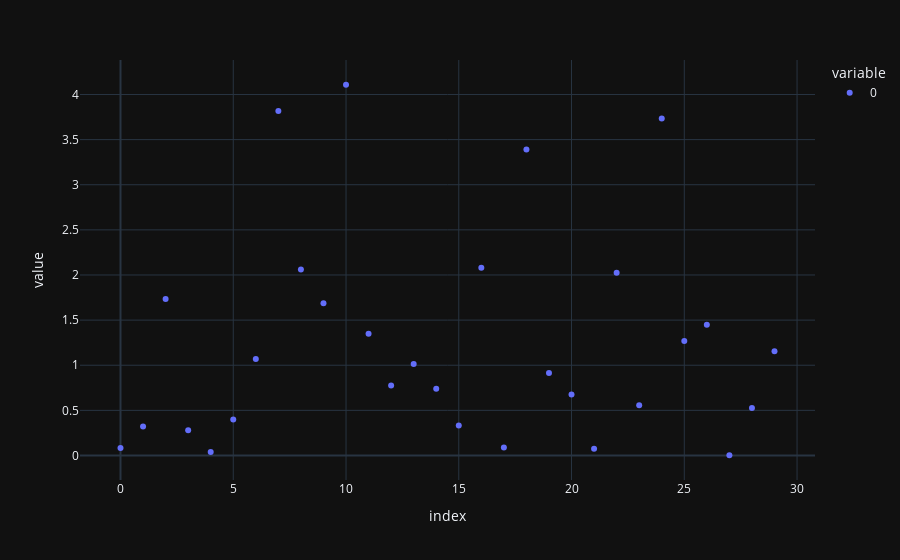

This figure's notebook cell:
### Code cell
px.scatter(logloss(data)).show()

### Figure 1 — Plotly figure (JSON) as saved in the notebook; plotly's stock layout.template omitted (floating-point values rounded to 4 significant figures)
{"data": [{"hovertemplate": "variable=0<br>index=%{x}<br>value=%{y}<extra></extra>", "legendgroup": "0", "marker": {"color": "#636efa", "symbol": "circle"}, "mode": "markers", "name": "0", "orientation": "v", "showlegend": true, "x": [0, 1, 2, 3, 4, 5, 6, 7, 8, 9, 10, 11, 12, 13, 14, 15, 16, 17, 18, 19, 20, 21, 22, 23, 24, 25, 26, 27, 28, 29], "xaxis": "x", "y": [0.08271, 0.3201, 1.735, 0.279, 0.03926, 0.399, 1.069, 3.818, 2.062, 1.686, 4.108, 1.348, 0.7755, 1.015, 0.7385, 0.3336, 2.081, 0.08916, 3.39, 0.9146, 0.6745, 0.07521, 2.025, 0.5559, 3.733, 1.27, 1.448, 0.002713, 0.526, 1.155], "yaxis": "y", "type": "scatter"}], "layout": {"xaxis": {"anchor": "y", "domain": [0.0, 1.0], "title": {"text": "index"}}, "yaxis": {"anchor": "x", "domain": [0.0, 1.0], "title": {"text": "value"}}, "legend": {"title": {"text": "variable"}, "tracegroupgap": 0}, "margin": {"t": 60}}}
